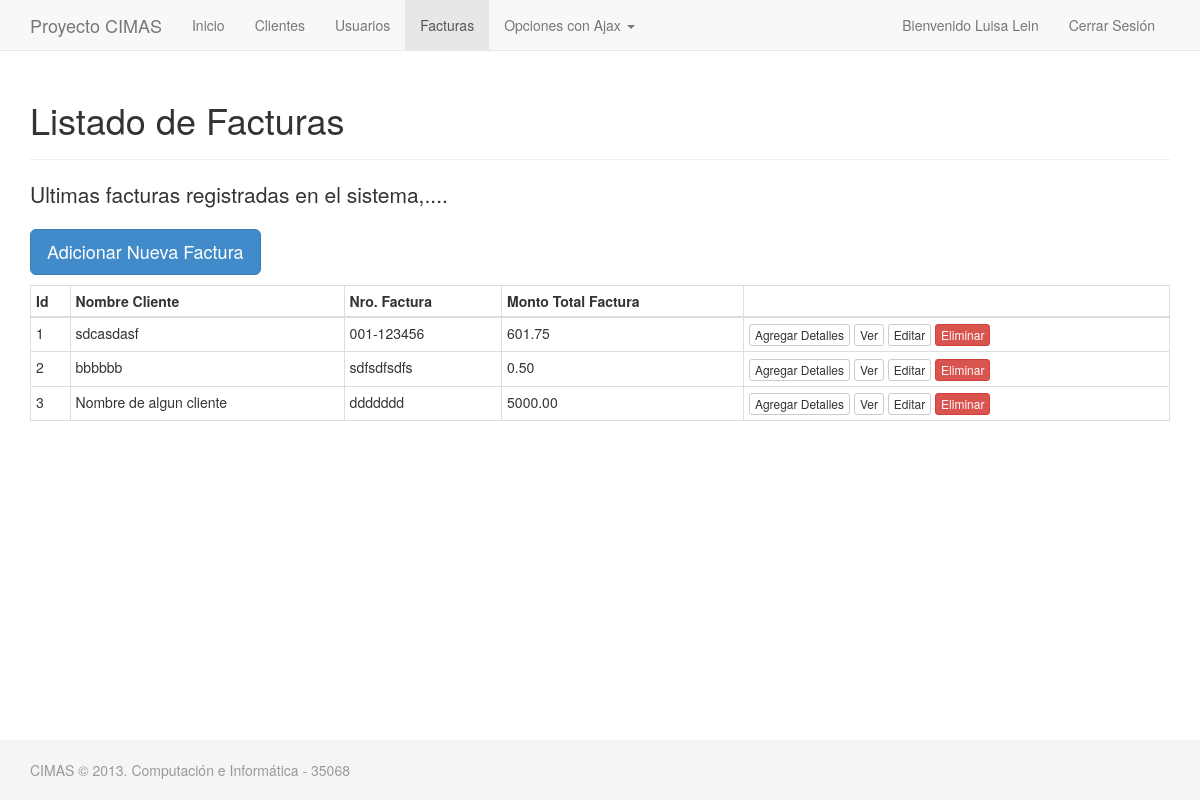
Page /facturas/index.php (signed in) on the committed database.
### tables this page shows
CREATE TABLE `facturaenc` (
  `idfacturaenc` int(11) NOT NULL AUTO_INCREMENT,
  `idcliente` int(11) NOT NULL,
  `nro_factura` varchar(20) NOT NULL,
  `fecha` date DEFAULT NULL,
  `detalle` varchar(250) DEFAULT NULL,
  `status` char(1) DEFAULT 'N',
  PRIMARY KEY (`idfacturaenc`)
);

CREATE TABLE `cliente` (
  `idcliente` int(11) NOT NULL AUTO_INCREMENT,
  `nombre_cliente` varchar(250) NOT NULL,
  `status` char(1) NOT NULL DEFAULT 'E',
  PRIMARY KEY (`idcliente`)
);

### include/Factura.php (called while the page is built, shortened)
<?php
class Factura extends DB
{
	public function obtenerFacturas()
	{
		$link = $this->getConnection();
		$sql = 'SELECT facturaenc.idfacturaenc, cliente.nombre_cliente, facturaenc.nro_factura,';
		$sql .= ' SUM(facturadet.monto) as total_factura  ';
		$sql .= ' FROM facturaenc ';
		$sql .= ' LEFT JOIN cliente ON facturaenc.idcliente =  cliente.idcliente ';
		$sql .= ' LEFT JOIN facturadet ON facturaenc.idfacturaenc = facturadet.idfacturaenc ';
		$sql .= ' GROUP BY facturaenc.idfacturaenc';
		$res = $link->prepare($sql);
		$res->execute();
		$rows = $res->fetchAll();
		return $rows;
	}
}

### facturas/index.php (the view, shortened to what this page needs)
<?php
require_once '../include/Factura.php';
?>
<!DOCTYPE html>
<html lang="en">
  <head>
    <link href="../css/bootstrap.css" rel="stylesheet">
    <link href="../css/sticky-footer-navbar.css" rel="stylesheet">
  </head>
  <body>
    <div id="wrap">
      <?php include '../header.php';?>
      <div class="container">
        <div class="page-header">
          <h1>Listado de Facturas</h1>
        </div>
        <p class="lead">Ultimas facturas registradas en el sistema,....</p>
		<p>
			<a href="nuevo.php" class="btn btn-primary btn-lg">Adicionar Nueva Factura</a>
		</p>
		<div class="table-responsive">
		<table class='table table-bordered table-hover table-condensed'>
			<thead>
				<tr>
					<th>Id</th>
					<th>Nombre Cliente</th>
					<th>Nro. Factura</th>
					<th>Monto Total Factura</th>
					<th>&nbsp;</th>
				</tr>
			<thead>
			<tbody>
<?php
$oUsu = new Factura();
$facturas = $oUsu->obtenerFacturas();
foreach($facturas as $item){ ?>
				<tr>
					<td><?php echo $item['idfacturaenc'];?></td>
					<td><?php echo $item['nombre_cliente'];?></td>
					<td><?php echo $item['nro_factura'];?></td>
					<td><?php echo $item['total_factura'];?></td>
					<td>
						<a class="btn btn-default btn-xs" href="nuevo_item.php?id=<?php echo $item['idfacturaenc'];?>">Agregar Detalles</a>
						<a class="btn btn-default btn-xs" href="ver.php?id=<?php echo $item['idfacturaenc'];?>">Ver</a>
						<a class="btn btn-default btn-xs" href="edit.php?id=<?php echo $item['idfacturaenc'];?>">Editar</a>
						<a class="btn btn-danger btn-xs" href="delete.php?id=<?php echo $item['idfacturaenc'];?>">Eliminar</a>
					</td>
				</tr>
<?php } ?>
			</tbody>
		</table>
		</div>
		</div>
    </div>
	<?php include '../footer.php';?>
  </body>
</html>

### css/sticky-footer-navbar.css (style rules this page uses)
html, body { height: 100%; }
#wrap { min-height: 100%; height: auto !important; height: 100%; margin: 0 auto -60px; padding: 0 0 60px; }
#wrap > .container { padding: 60px 15px 0; }

### rows in the picture
facturaenc: idfacturaenc "1", idcliente.nombre_cliente "sdcasdasf", nro_factura "001-123456", total_factura "601.75"
facturaenc: idfacturaenc "2", idcliente.nombre_cliente "bbbbbb", nro_factura "sdfsdfsdfs", total_factura "0.50"
facturaenc: idfacturaenc "3", idcliente.nombre_cliente "Nombre de algun cliente", nro_factura "ddddddd", total_factura "5000.00"

### other values in the picture
$_SESSION['nick'] "Luisa Lein"
